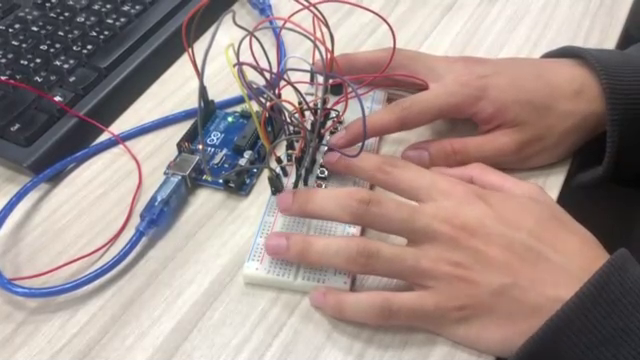
#> input picture frame 30 of Course_Projects/Microcontrollers_Mechatronics/MM-lab1 Arduino-Electronic Piano/Lab1/IMG_0431_0.MOV, 640 x 360 px, given in place of the camera
$ python cam_video_save.py
#> lines starting #> are read from the running program, lines starting #| are printed output that depends on the picture
import cv2

def capture_video(t, fps, file_name):
#> called with t = 1, fps = 30
    cap = cv2.VideoCapture(0)
    cap.set(cv2.CAP_PROP_FPS, fps)
    # [4 lines of commented-out code are left out]
    cap.set(cv2.CAP_PROP_FRAME_WIDTH, 1280)
    cap.set(cv2.CAP_PROP_FRAME_HEIGHT, 720)
    fourcc = cv2.VideoWriter_fourcc(*'mp4v')
    out = cv2.VideoWriter(file_name, fourcc, fps, (1280, 720))

    duration = t * fps
    # [11 lines of commented-out code are left out]


    images = []
    for i in range(duration):
        ret, frame = cap.read()
        images.append(frame)
#> this loop made 30 passes
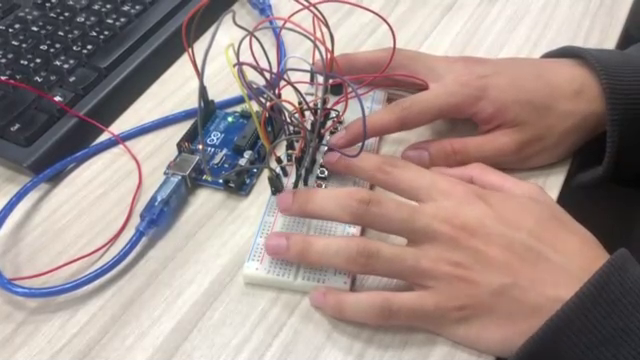
#> input picture frame 30 of Course_Projects/Microcontrollers_Mechatronics/MM-lab1 Arduino-Electronic Piano/Lab1/IMG_0431_0.MOV, 640 x 360 px, given in place of the camera
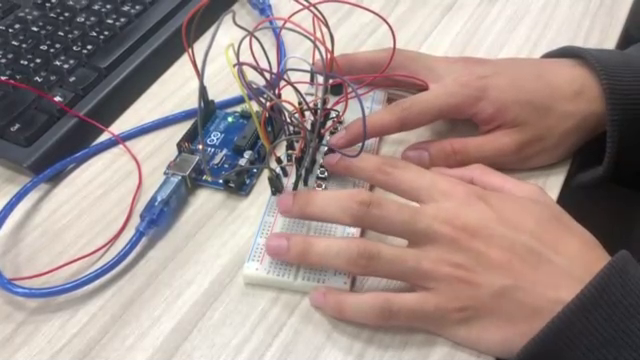
#> input picture frame 31 of Course_Projects/Microcontrollers_Mechatronics/MM-lab1 Arduino-Electronic Piano/Lab1/IMG_0431_0.MOV, 640 x 360 px, given in place of the camera
#> after the loop, images = 30 items
        # print(i)

    for image in images:
        image_rgb = cv2.cvtColor(image, cv2.COLOR_BGR2RGB)
        out.write(image_rgb)
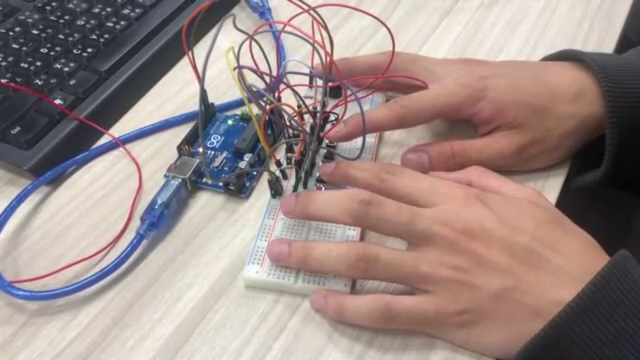
#> image_rgb: shape (360, 640, 3); mean R, G, B 155.5, 138.5, 134.8

    cap.release()
    out.release()
    # cv2.destroyAllWindows()


capture_video(t=1,fps=30,file_name="C:/Users/BERLIN CHEN/Desktop/CALF/DATA_PREP/captured_video_2.mp4")

$ run again, starting later in the video
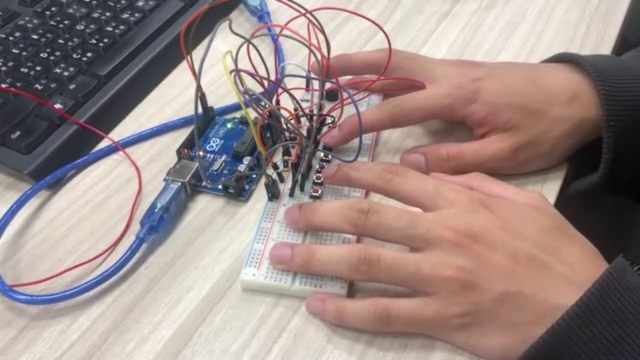
#> input picture frame 137 of Course_Projects/Microcontrollers_Mechatronics/MM-lab1 Arduino-Electronic Piano/Lab1/IMG_0431_0.MOV, 640 x 360 px, given in place of the camera
#> the loop in capture_video, `for i in range(duration):` made 30 passes
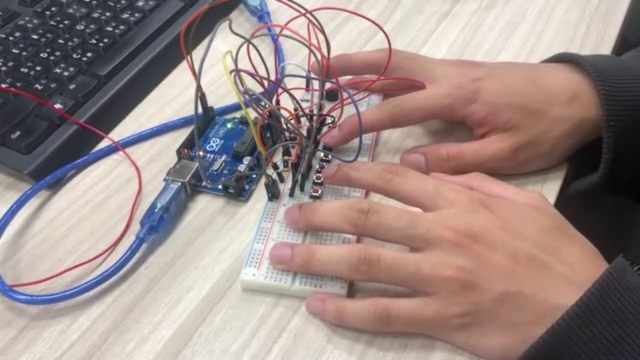
#> input picture frame 137 of Course_Projects/Microcontrollers_Mechatronics/MM-lab1 Arduino-Electronic Piano/Lab1/IMG_0431_0.MOV, 640 x 360 px, given in place of the camera
#> after the loop in capture_video, `for i in range(duration):`: images = 30 items
#> the loop in capture_video, `for image in images:` made 30 passes
#> after the loop in capture_video, `for image in images:`:
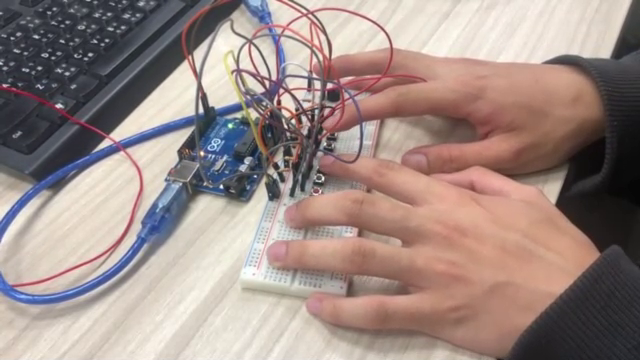
#> image_rgb: shape (360, 640, 3); mean R, G, B 157.5, 139.6, 134.2

$ run again, starting later in the video
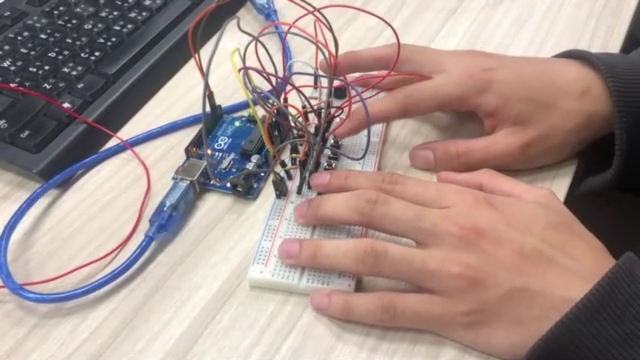
#> input picture frame 244 of Course_Projects/Microcontrollers_Mechatronics/MM-lab1 Arduino-Electronic Piano/Lab1/IMG_0431_0.MOV, 640 x 360 px, given in place of the camera
#> the loop in capture_video, `for i in range(duration):` made 30 passes
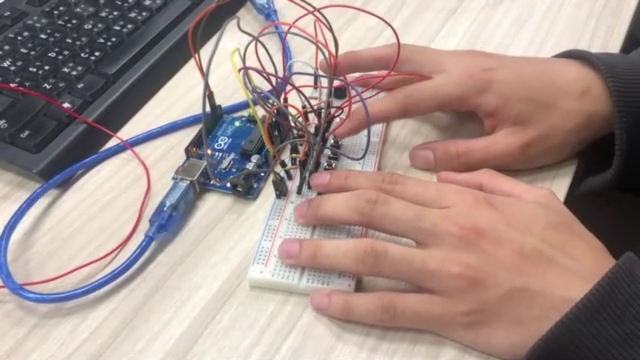
#> input picture frame 244 of Course_Projects/Microcontrollers_Mechatronics/MM-lab1 Arduino-Electronic Piano/Lab1/IMG_0431_0.MOV, 640 x 360 px, given in place of the camera
#> after the loop in capture_video, `for i in range(duration):`: images = 30 items
#> the loop in capture_video, `for image in images:` made 30 passes
#> after the loop in capture_video, `for image in images:`:
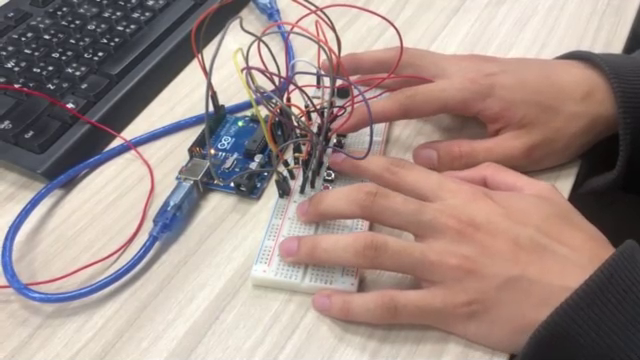
#> image_rgb: shape (360, 640, 3); mean R, G, B 160.8, 142, 136.3
